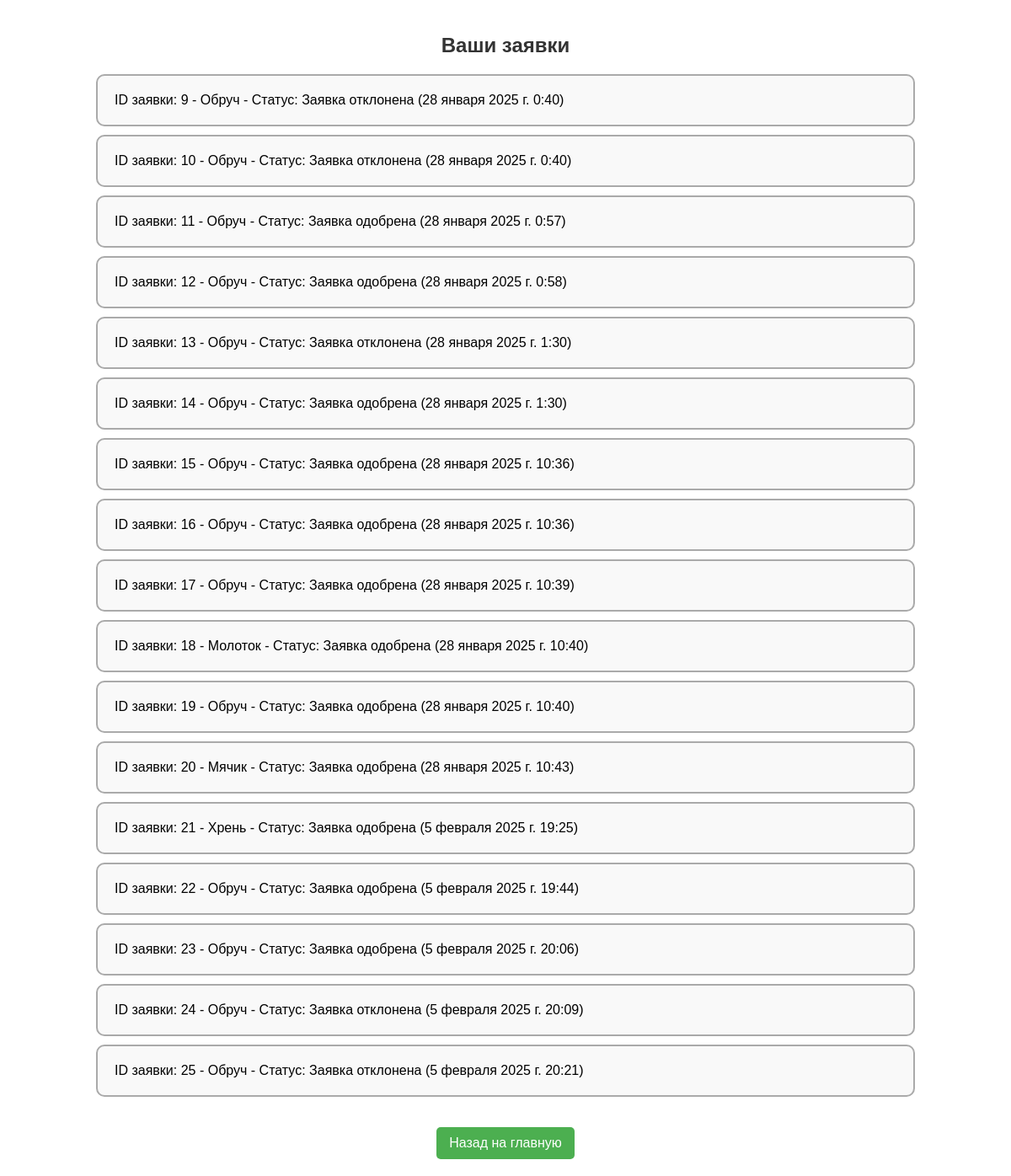
/inventory/track_requests/ (signed in), run on the app's committed database.
### invpage/models.py (models this page shows, shortened)
class InventoryRequest(models.Model):
    user = models.ForeignKey(settings.AUTH_USER_MODEL, on_delete=models.CASCADE, verbose_name=_("Пользователь"))
    item_name = models.CharField(max_length=255, verbose_name=_("Название предмета"))
    status = models.CharField(max_length=50, default='В ожидании', verbose_name=_("Статус"))
    created_at = models.DateTimeField(auto_now_add=True, verbose_name=_("Дата создания"))
    request_id = models.AutoField(primary_key=True)
    quantity = models.PositiveIntegerField(default=0, verbose_name=_("Количество"))
    class Meta:
        verbose_name = _("запрос на инвентарь")
        verbose_name_plural = _("Запросы на инвентарь")

### invpage/views.py (the view)
# urls.py: path('track_requests/', track_requests, name='track_requests'),
@login_required
def track_requests(request):
    requests = InventoryRequest.objects.filter(user=request.user)
    return render(request, 'invpage/track_requests.html', {'requests': requests})

### invpage/templates/invpage/track_requests.html (shortened to what this page needs)
{% load static %}
<!DOCTYPE html>
<html lang="en">
<head>
    <link rel="stylesheet" href="{% static 'invpage/css/inv.css' %}">
    <link rel="stylesheet" href="{% static 'invpage/css/track.css' %}">
</head>
<body>
<h1>Ваши заявки</h1>
<ul>
    {% for request in requests %}
        <li>ID заявки: {{ request.request_id }} - {{ request.item_name }} - Статус: {{ request.status }} ({{ request.created_at }})</li>
    {% empty %}
        <li>У вас нет заявок.</li>
    {% endfor %}
</ul>
<div class="button-container">
   <a href="{% url 'index' %}">Назад на главную</a>
</div>
</body>
</html>

### invpage/static/invpage/css/inv.css (style rules this page uses)
h1 { text-align: center; margin: 20px 0; font-size: 24px; color: #2c3e50; }
body { font-family: Arial, sans-serif; margin: 0; padding: 0; }

### invpage/static/invpage/css/track.css (style rules this page uses)
body { font-family: Arial, sans-serif; margin: 0; padding: 20px; }
h1 { color: #333; margin-bottom: 20px; text-align: center; }
ul { list-style-type: none; padding: 0; }
ul li { border: 2px solid #aaa; border-radius: 10px; background-color: #f9f9f9; padding: 20px; width: 80%; margin: 10px auto; display: flex; flex-direction: column; justify-content: center; align-items: flex-start; }
a { display: inline-block; margin-top: 20px; padding: 10px 15px; background-color: #4CAF50; color: white; text-decoration: none; border-radius: 5px; text-align: center; }
.button-container { text-align: center; }

### data on the page
InventoryRequest: request_id "9", item_name "Обруч", status "Заявка отклонена", created_at "28 января 2025 г. 0:40"
InventoryRequest: request_id "10", item_name "Обруч", status "Заявка отклонена", created_at "28 января 2025 г. 0:40"
InventoryRequest: request_id "11", item_name "Обруч", status "Заявка одобрена", created_at "28 января 2025 г. 0:57"
InventoryRequest: request_id "12", item_name "Обруч", status "Заявка одобрена", created_at "28 января 2025 г. 0:58"
InventoryRequest: request_id "13", item_name "Обруч", status "Заявка отклонена", created_at "28 января 2025 г. 1:30"
InventoryRequest: request_id "14", item_name "Обруч", status "Заявка одобрена", created_at "28 января 2025 г. 1:30"
InventoryRequest: request_id "15", item_name "Обруч", status "Заявка одобрена", created_at "28 января 2025 г. 10:36"
InventoryRequest: request_id "16", item_name "Обруч", status "Заявка одобрена", created_at "28 января 2025 г. 10:36"
InventoryRequest: request_id "17", item_name "Обруч", status "Заявка одобрена", created_at "28 января 2025 г. 10:39"
InventoryRequest: request_id "18", item_name "Молоток", status "Заявка одобрена", created_at "28 января 2025 г. 10:40"
InventoryRequest: request_id "19", item_name "Обруч", status "Заявка одобрена", created_at "28 января 2025 г. 10:40"
InventoryRequest: request_id "20", item_name "Мячик", status "Заявка одобрена", created_at "28 января 2025 г. 10:43"
InventoryRequest: request_id "21", item_name "Хрень", status "Заявка одобрена", created_at "5 февраля 2025 г. 19:25"
InventoryRequest: request_id "22", item_name "Обруч", status "Заявка одобрена", created_at "5 февраля 2025 г. 19:44"
InventoryRequest: request_id "23", item_name "Обруч", status "Заявка одобрена", created_at "5 февраля 2025 г. 20:06"
InventoryRequest: request_id "24", item_name "Обруч", status "Заявка отклонена", created_at "5 февраля 2025 г. 20:09"
InventoryRequest: request_id "25", item_name "Обруч", status "Заявка отклонена", created_at "5 февраля 2025 г. 20:21"
